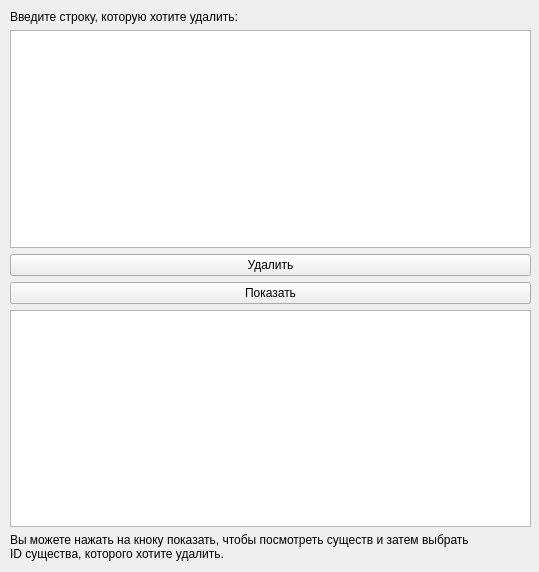
<?xml version="1.0" encoding="UTF-8"?>
<ui version="4.0">
 <class>Form</class>
 <widget class="QWidget" name="Form">
  <property name="geometry">
   <rect>
    <x>0</x>
    <y>0</y>
    <width>539</width>
    <height>572</height>
   </rect>
  </property>
  <property name="windowTitle">
   <string>Удаление существа</string>
  </property>
  <widget class="QWidget" name="verticalLayoutWidget">
   <property name="geometry">
    <rect>
     <x>10</x>
     <y>10</y>
     <width>521</width>
     <height>551</height>
    </rect>
   </property>
   <layout class="QVBoxLayout" name="verticalLayout">
    <item>
     <widget class="QLabel" name="label_delete">
      <property name="text">
       <string>Введите строку, которую хотите удалить:</string>
      </property>
     </widget>
    </item>
    <item>
     <widget class="QTextEdit" name="textEdit"/>
    </item>
    <item>
     <widget class="QPushButton" name="pushButton_delete">
      <property name="text">
       <string>Удалить</string>
      </property>
     </widget>
    </item>
    <item>
     <widget class="QPushButton" name="pushButton_watch">
      <property name="text">
       <string>Показать</string>
      </property>
     </widget>
    </item>
    <item>
     <widget class="QTableWidget" name="tableWidget_delete"/>
    </item>
    <item>
     <widget class="QLabel" name="label">
      <property name="text">
       <string>Вы можете нажать на кноку показать, чтобы посмотреть существ и затем выбрать 
ID существa, которого хотите удалить.</string>
      </property>
     </widget>
    </item>
   </layout>
  </widget>
 </widget>
 <resources/>
 <connections/>
</ui>
